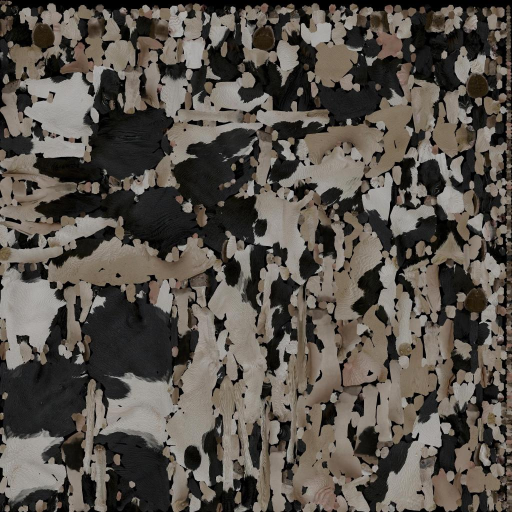
#> input picture assets/animals/cow_holstein/cow_holstein_Image_0.jpg, 1024 x 1024 px (shown at 1/2 size)
$ python build_grass_blade_atlas.py ../assets/animals/cow_holstein/cow_holstein_Image_0.jpg
#> lines starting #> are read from the running program, lines starting #| are printed output that depends on the picture
#!/usr/bin/env python3
"""Cut the Leonardo grass sheet into a 2x2 RGBA blade-cluster atlas (R-1103).

Each source quadrant is keyed from its near-white backdrop (alpha from distance
to white, colour un-matted against white so no pale halo survives mipmapping),
cropped to its content, scaled into a 512px cell and bottom-centre aligned so
every cluster root sits on the cell's lower edge (UV.y == 0 at the tuft root).
Cell order: 0 fine meadow, 1 timothy, 2 sedge, 3 dry straw with seed heads.
"""
import sys
from pathlib import Path

import numpy as np
from PIL import Image, ImageFilter

CELL = 512
ROOT = Path(__file__).resolve().parent.parent


def key_quadrant(quad: Image.Image) -> Image.Image:
    px = np.asarray(quad.convert("RGB"), dtype=np.float32) / 255.0
    white = np.array([0.975, 0.975, 0.97], dtype=np.float32)
    # Distance from the backdrop; 0.04 floor removes paper noise and soft shadow.
    dist = np.max(white - px, axis=2)
    # Soft shadow under the clump is faint and unsaturated; the ramp starts above it.
    alpha = np.clip((dist - 0.12) / 0.26, 0.0, 1.0) ** 0.85
    # Thin blades blend with the backdrop, so un-matting them yields pale fringes.
    # Take the colour of the nearby solid pixels instead (alpha-weighted blur).
    core = (alpha > 0.7).astype(np.float32)
    blurred = np.zeros_like(px)
    weight = np.zeros(px.shape[:2], dtype=np.float32)
    for radius in (3, 9, 24):
        k = Image.fromarray((core * 255).astype(np.uint8))
        w = np.asarray(k.filter(ImageFilter.BoxBlur(radius)), dtype=np.float32) / 255.0
        chans = [
            np.asarray(
                Image.fromarray((px[..., c] * core * 255).astype(np.uint8)).filter(
                    ImageFilter.BoxBlur(radius)
                ),
                dtype=np.float32,
            )
            / 255.0
            for c in range(3)
        ]
        c3 = np.dstack(chans) / np.maximum(w, 1e-4)[..., None]
        fill = (w > 0.02) & (weight == 0)
        blurred[fill] = c3[fill]
        weight[fill] = 1.0
    colour = np.where((alpha < 0.85)[..., None] & (weight > 0)[..., None], blurred, px)
    out = np.dstack([colour, alpha])
    return Image.fromarray((out * 255.0 + 0.5).astype(np.uint8))


def main() -> int:
    src = Path(sys.argv[1])
    dest = ROOT / "assets/materials/pbr/grass_blades/grass_blades_atlas.png"
    sheet = Image.open(src)
#> sheet is the input picture: PIL image 1024x1024 RGB; mean R, G, B 87.5, 81.6, 74.7
    half = sheet.width // 2
#> half = 512
    atlas = Image.new("RGBA", (CELL * 2, CELL * 2), (0, 0, 0, 0))
#> atlas: PIL image 1024x1024 RGBA; every value is 0
    for index in range(4):
        cx, cy = index % 2, index // 2
        quad = sheet.crop((cx * half, cy * half, cx * half + half, cy * half + half))
        keyed = key_quadrant(quad)
        bbox = keyed.getchannel("A").point(lambda v: 255 if v > 40 else 0).getbbox()
        keyed = keyed.crop(bbox)
        scale = min((CELL - 24) / keyed.width, (CELL - 12) / keyed.height)
        keyed = keyed.resize(
            (max(1, round(keyed.width * scale)), max(1, round(keyed.height * scale))),
            Image.LANCZOS,
        )
        x = index % 2 * CELL + (CELL - keyed.width) // 2
        y = index // 2 * CELL + CELL - keyed.height - 4
        atlas.paste(keyed, (x, y))
#> this loop made 4 passes
#> pass 1, in main, `quad = sheet.crop((cx * half, cy * half, cx * half + half, cy * half +..`:
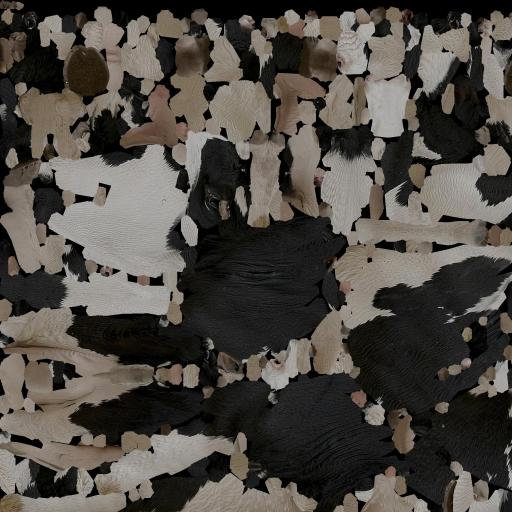
#> quad: PIL image 512x512 RGB; mean R, G, B 78.5, 73.9, 68.2
#> pass 1, in key_quadrant, `dist = np.max(white - px, axis=2)`:
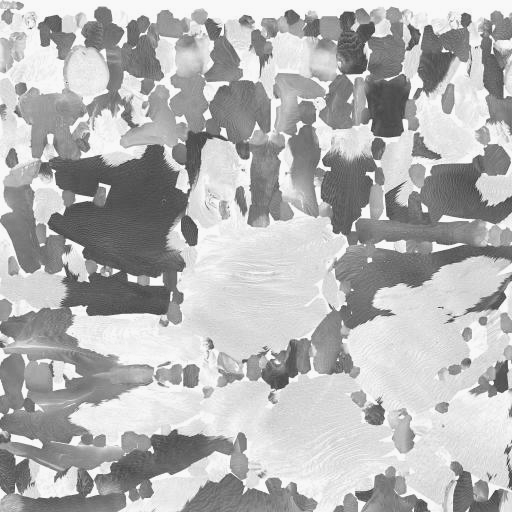
#> dist: shape (512, 512) float32; min 0.186, max 0.975, mean 0.704
#> pass 1, in key_quadrant, `alpha = np.clip((dist - 0.12) / 0.26, 0.0, 1.0) ** 0.85`:
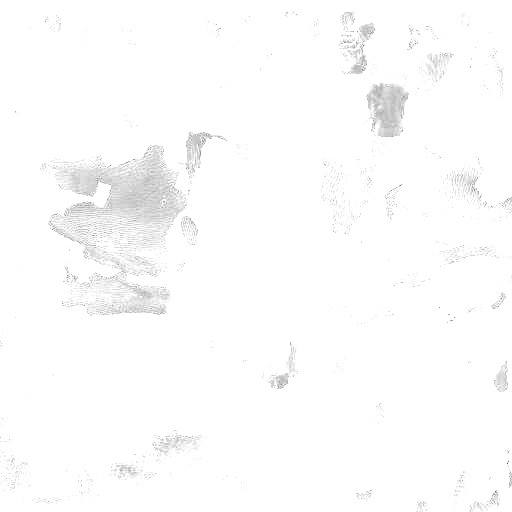
#> alpha: shape (512, 512) float32; min 0.311, max 1, mean 0.99
#> after the loop:
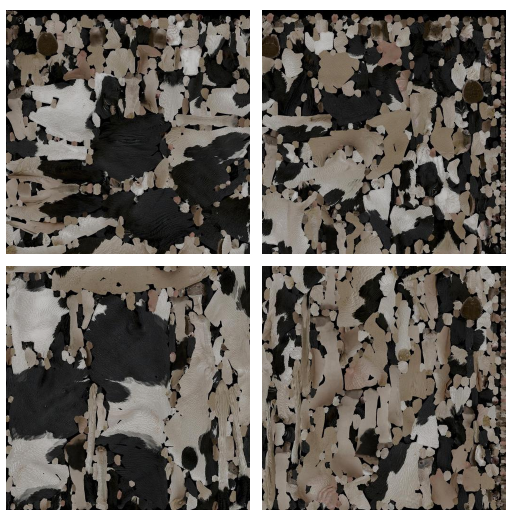
#> atlas: PIL image 1024x1024 RGBA (shown at 1/2 size); mean R, G, B, A 79.2, 73.9, 67.7, 229.9; transparent parts drawn white
#> after the loop:
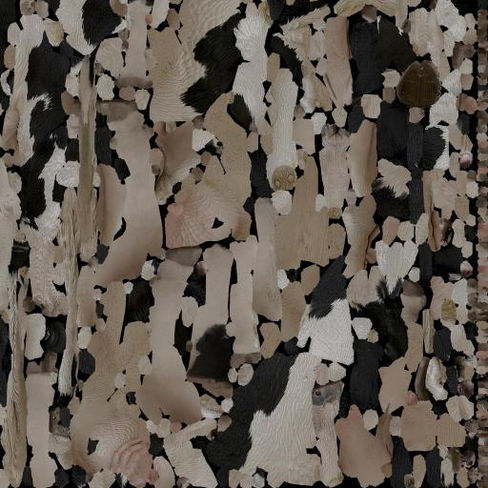
#> keyed: PIL image 488x488 RGBA; mean R, G, B, A 98.1, 89.7, 80.7, 254.2; transparent parts drawn white
    atlas.save(dest)
    print(dest)
    return 0


if __name__ == "__main__":
    raise SystemExit(main())
#> (the program exits here)
